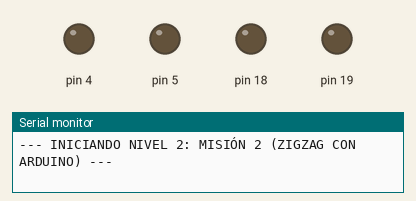
Simulated run of this sketch. Board: Arduino Uno, built with avr-gcc and run on an emulated ATmega328P. On the bench: output pins drawn as LEDs (lit = HIGH), the last lines printed to the serial monitor.

Above: at 0.1 s.
At 2.5 s:
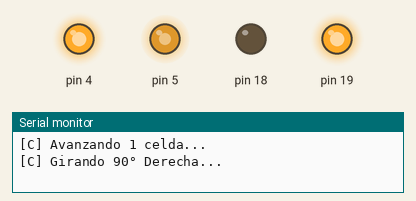
At 7.2 s:
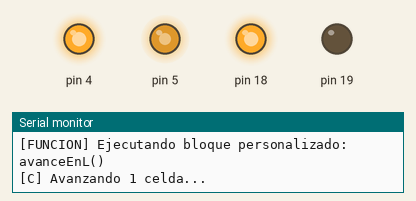
At 12.8 s:
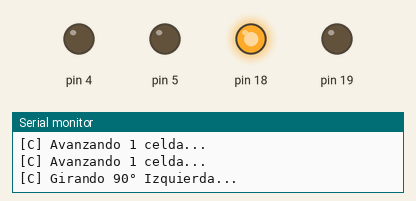
Timing chart, 0 to 14.3 s (numbered marks = the images above):
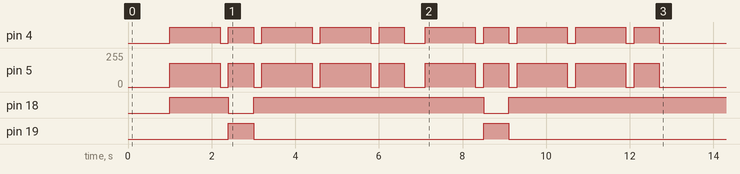

The sketch:

mision_2_zigzag_arduino.ino
```cpp
/**
 * @file mision_2_zigzag_arduino.ino
 * @brief Nivel 2 - Misión 2: Pasillo en Zigzag con Arduino
 * @details Define y reutiliza una función modular en C ('avanceEnL')
 *          para guiar al robot a través de giros y avances alternados.
 * @author Sistema BEKIE / WIRED
 */

#include "../logic_c.h"

// --- BLOQUE PERSONALIZADO EN C ---
// Realiza el avance en L y deja al robot orientado en la dirección original
void avanceEnL() {
  Serial.println("[FUNCION] Ejecutando bloque personalizado: avanceEnL()");
  avanzarPaso();
  girarDerecha90();
  avanzarPaso();
  avanzarPaso();
  girarIzquierda90();
}

void setup() {
  Serial.begin(115200);
  Serial.println("--- INICIANDO NIVEL 2: MISIÓN 2 (ZIGZAG CON ARDUINO) ---");

  inicializarHardware();
  delay(1000);

  // Ejecución de la rutina modular para recorrer el zigzag de la pista
  avanceEnL();
  delay(300);

  avanceEnL();
  delay(300);

  detenerRobot();
  Serial.println("--- MISIÓN 2 COMPLETADA EN C ---");
}

void loop() {
}
```
